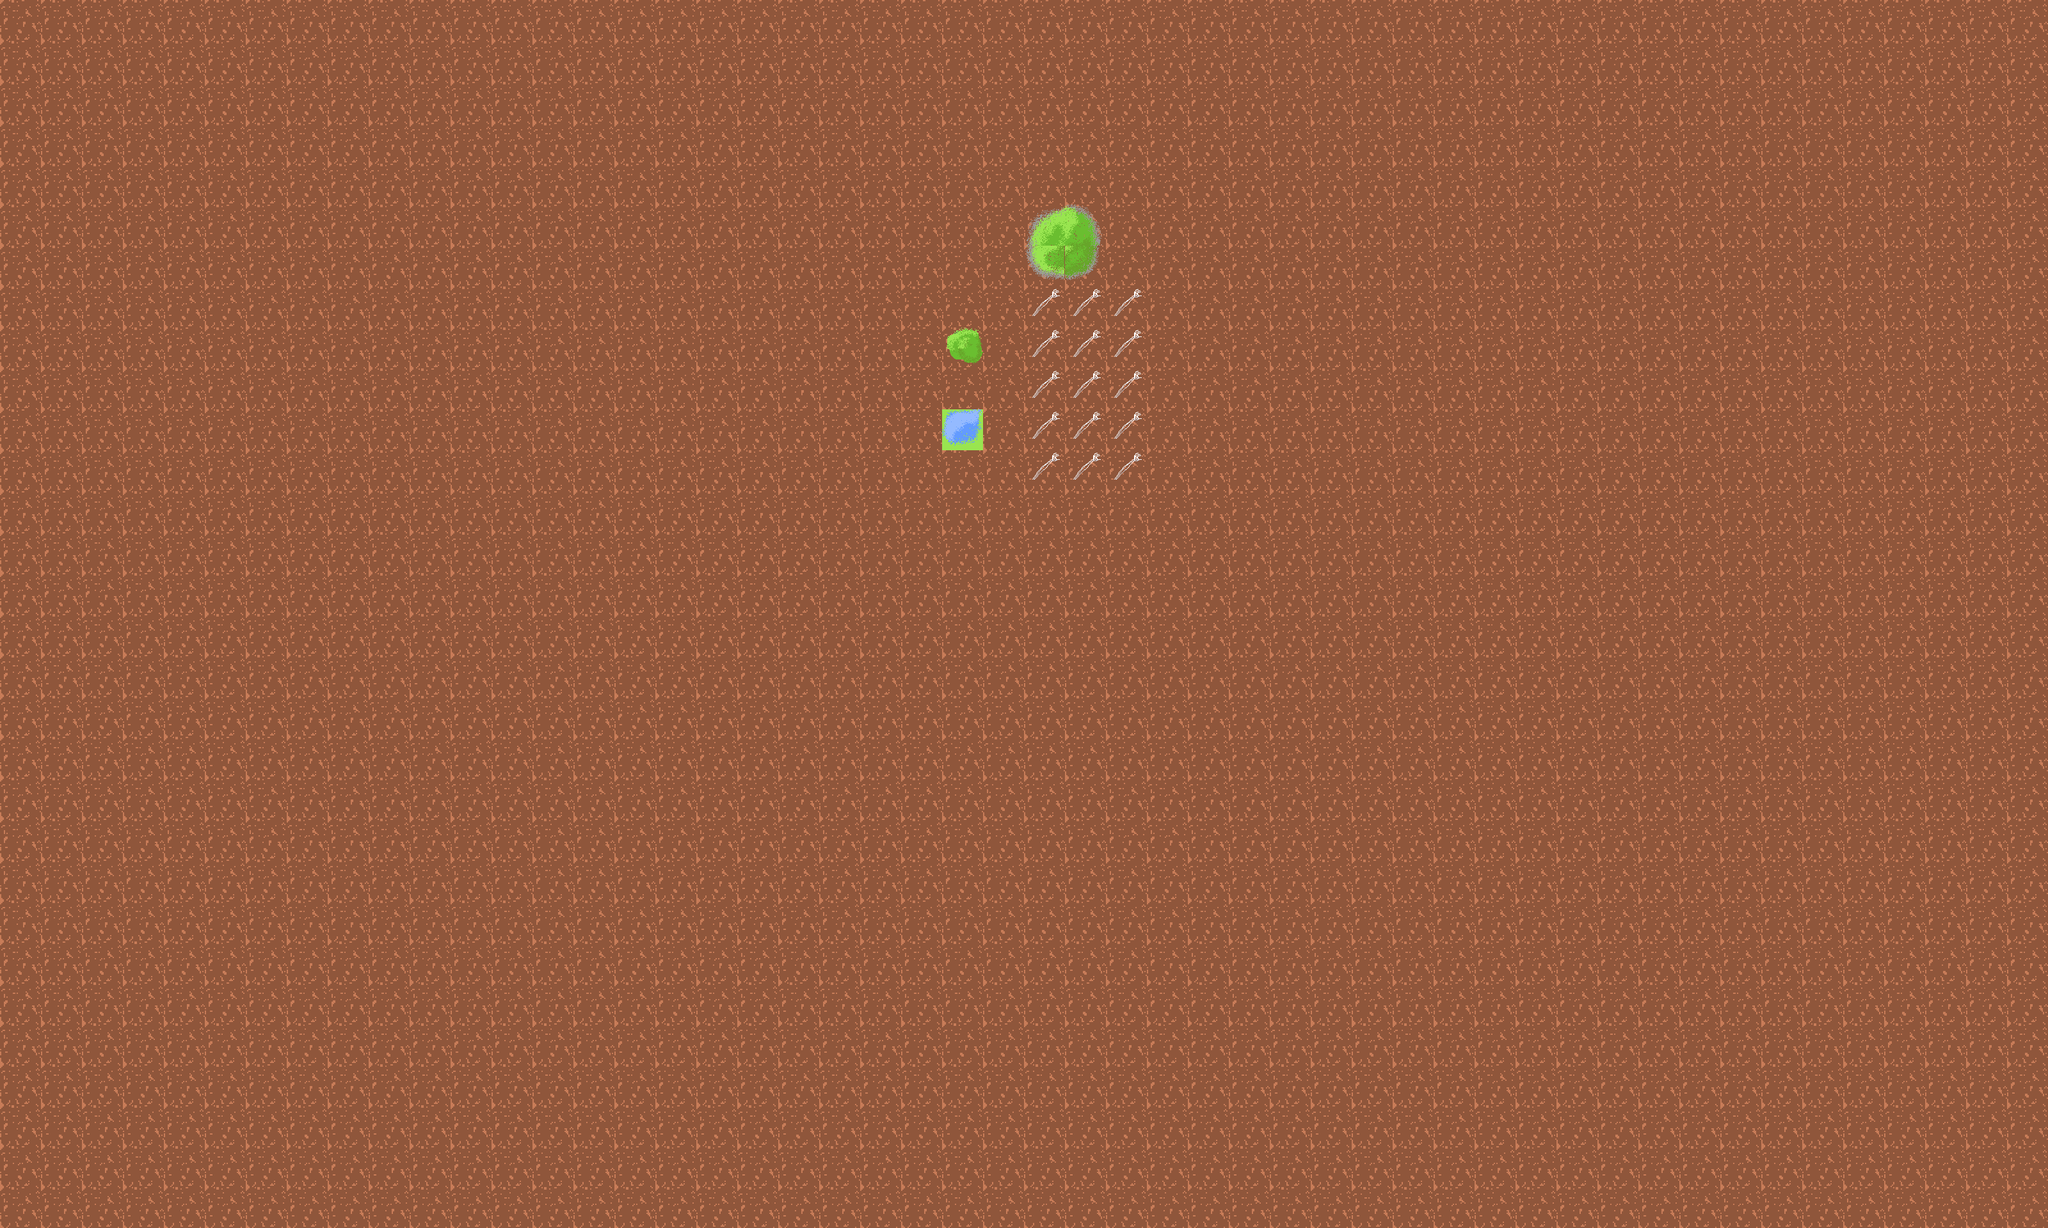

This game map was drawn from its Tiled (.tmx) file and the tilesets committed beside it. A one-line description and the full map source follow:
An orthogonal 50x30 tile map with 64x64 px tiles, 2 tile layers (Camada de Tiles 3, Camada de Tiles 2) and 6 objects (2x staff, 2x shotgun, player, zombie).

<map version="1.4" tiledversion="1.4.2" orientation="orthogonal" renderorder="right-down" width="50" height="30" tilewidth="64" tileheight="64" infinite="0" nextlayerid="7" nextobjectid="17">
 <tileset firstgid="1" name="Teste" tilewidth="64" tileheight="64" spacing="10" tilecount="540" columns="27">
  <image source="../img/spritesheet_tiles.png" width="1988" height="1470" />
 </tileset>
 <layer id="3" name="Camada de Tiles 3" width="50" height="30">
  <data encoding="csv">
6,6,6,6,6,6,6,6,6,6,6,6,6,6,6,6,6,6,6,6,6,6,6,6,6,6,6,6,6,6,6,6,6,6,6,6,6,6,6,6,6,6,6,6,6,6,6,6,6,6,
6,6,6,6,6,6,6,6,6,6,6,6,6,6,6,6,6,6,6,6,6,6,6,6,6,6,6,6,6,6,6,6,6,6,6,6,6,6,6,6,6,6,6,6,6,6,6,6,6,6,
6,6,6,6,6,6,6,6,6,6,6,6,6,6,6,6,6,6,6,6,6,6,6,6,6,6,6,6,6,6,6,6,6,6,6,6,6,6,6,6,6,6,6,6,6,6,6,6,6,6,
6,6,6,6,6,6,6,6,6,6,6,6,6,6,6,6,6,6,6,6,6,6,6,6,6,6,6,6,6,6,6,6,6,6,6,6,6,6,6,6,6,6,6,6,6,6,6,6,6,6,
6,6,6,6,6,6,6,6,6,6,6,6,6,6,6,6,6,6,6,6,6,6,6,6,6,6,6,6,6,6,6,6,6,6,6,6,6,6,6,6,6,6,6,6,6,6,6,6,6,6,
6,6,6,6,6,6,6,6,6,6,6,6,6,6,6,6,6,6,6,6,6,6,6,6,6,6,6,6,6,6,6,6,6,6,6,6,6,6,6,6,6,6,6,6,6,6,6,6,6,6,
6,6,6,6,6,6,6,6,6,6,6,6,6,6,6,6,6,6,6,6,6,6,6,6,6,6,6,6,6,6,6,6,6,6,6,6,6,6,6,6,6,6,6,6,6,6,6,6,6,6,
6,6,6,6,6,6,6,6,6,6,6,6,6,6,6,6,6,6,6,6,6,6,6,6,6,6,6,6,6,6,6,6,6,6,6,6,6,6,6,6,6,6,6,6,6,6,6,6,6,6,
6,6,6,6,6,6,6,6,6,6,6,6,6,6,6,6,6,6,6,6,6,6,6,6,6,6,6,6,6,6,6,6,6,6,6,6,6,6,6,6,6,6,6,6,6,6,6,6,6,6,
6,6,6,6,6,6,6,6,6,6,6,6,6,6,6,6,6,6,6,6,6,6,6,6,6,6,6,6,6,6,6,6,6,6,6,6,6,6,6,6,6,6,6,6,6,6,6,6,6,6,
6,6,6,6,6,6,6,6,6,6,6,6,6,6,6,6,6,6,6,6,6,6,6,6,6,6,6,6,6,6,6,6,6,6,6,6,6,6,6,6,6,6,6,6,6,6,6,6,6,6,
6,6,6,6,6,6,6,6,6,6,6,6,6,6,6,6,6,6,6,6,6,6,6,6,6,6,6,6,6,6,6,6,6,6,6,6,6,6,6,6,6,6,6,6,6,6,6,6,6,6,
6,6,6,6,6,6,6,6,6,6,6,6,6,6,6,6,6,6,6,6,6,6,6,6,6,6,6,6,6,6,6,6,6,6,6,6,6,6,6,6,6,6,6,6,6,6,6,6,6,6,
6,6,6,6,6,6,6,6,6,6,6,6,6,6,6,6,6,6,6,6,6,6,6,6,6,6,6,6,6,6,6,6,6,6,6,6,6,6,6,6,6,6,6,6,6,6,6,6,6,6,
6,6,6,6,6,6,6,6,6,6,6,6,6,6,6,6,6,6,6,6,6,6,6,6,6,6,6,6,6,6,6,6,6,6,6,6,6,6,6,6,6,6,6,6,6,6,6,6,6,6,
6,6,6,6,6,6,6,6,6,6,6,6,6,6,6,6,6,6,6,6,6,6,6,6,6,6,6,6,6,6,6,6,6,6,6,6,6,6,6,6,6,6,6,6,6,6,6,6,6,6,
6,6,6,6,6,6,6,6,6,6,6,6,6,6,6,6,6,6,6,6,6,6,6,6,6,6,6,6,6,6,6,6,6,6,6,6,6,6,6,6,6,6,6,6,6,6,6,6,6,6,
6,6,6,6,6,6,6,6,6,6,6,6,6,6,6,6,6,6,6,6,6,6,6,6,6,6,6,6,6,6,6,6,6,6,6,6,6,6,6,6,6,6,6,6,6,6,6,6,6,6,
6,6,6,6,6,6,6,6,6,6,6,6,6,6,6,6,6,6,6,6,6,6,6,6,6,6,6,6,6,6,6,6,6,6,6,6,6,6,6,6,6,6,6,6,6,6,6,6,6,6,
6,6,6,6,6,6,6,6,6,6,6,6,6,6,6,6,6,6,6,6,6,6,6,6,6,6,6,6,6,6,6,6,6,6,6,6,6,6,6,6,6,6,6,6,6,6,6,6,6,6,
6,6,6,6,6,6,6,6,6,6,6,6,6,6,6,6,6,6,6,6,6,6,6,6,6,6,6,6,6,6,6,6,6,6,6,6,6,6,6,6,6,6,6,6,6,6,6,6,6,6,
6,6,6,6,6,6,6,6,6,6,6,6,6,6,6,6,6,6,6,6,6,6,6,6,6,6,6,6,6,6,6,6,6,6,6,6,6,6,6,6,6,6,6,6,6,6,6,6,6,6,
6,6,6,6,6,6,6,6,6,6,6,6,6,6,6,6,6,6,6,6,6,6,6,6,6,6,6,6,6,6,6,6,6,6,6,6,6,6,6,6,6,6,6,6,6,6,6,6,6,6,
6,6,6,6,6,6,6,6,6,6,6,6,6,6,6,6,6,6,6,6,6,6,6,6,6,6,6,6,6,6,6,6,6,6,6,6,6,6,6,6,6,6,6,6,6,6,6,6,6,6,
6,6,6,6,6,6,6,6,6,6,6,6,6,6,6,6,6,6,6,6,6,6,6,6,6,6,6,6,6,6,6,6,6,6,6,6,6,6,6,6,6,6,6,6,6,6,6,6,6,6,
6,6,6,6,6,6,6,6,6,6,6,6,6,6,6,6,6,6,6,6,6,6,6,6,6,6,6,6,6,6,6,6,6,6,6,6,6,6,6,6,6,6,6,6,6,6,6,6,6,6,
6,6,6,6,6,6,6,6,6,6,6,6,6,6,6,6,6,6,6,6,6,6,6,6,6,6,6,6,6,6,6,6,6,6,6,6,6,6,6,6,6,6,6,6,6,6,6,6,6,6,
6,6,6,6,6,6,6,6,6,6,6,6,6,6,6,6,6,6,6,6,6,6,6,6,6,6,6,6,6,6,6,6,6,6,6,6,6,6,6,6,6,6,6,6,6,6,6,6,6,6,
6,6,6,6,6,6,6,6,6,6,6,6,6,6,6,6,6,6,6,6,6,6,6,6,6,6,6,6,6,6,6,6,6,6,6,6,6,6,6,6,6,6,6,6,6,6,6,6,6,6,
6,6,6,6,6,6,6,6,6,6,6,6,6,6,6,6,6,6,6,6,6,6,6,6,6,6,6,6,6,6,6,6,6,6,6,6,6,6,6,6,6,6,6,6,6,6,6,6,6,6
</data>
 </layer>
 <layer id="6" name="Camada de Tiles 2" width="50" height="30">
  <data encoding="csv">
0,0,0,0,0,0,0,0,0,0,0,0,0,0,0,0,0,0,0,0,0,0,0,0,0,0,0,0,0,0,0,0,0,0,0,0,0,0,0,0,0,0,0,0,0,0,0,0,0,0,
0,0,0,0,0,0,0,0,0,0,0,0,0,0,0,0,0,0,0,0,0,0,0,0,0,0,0,0,0,0,0,0,0,0,0,0,0,0,0,0,0,0,0,0,0,0,0,0,0,0,
0,0,0,0,0,0,0,0,0,0,0,0,0,0,0,0,0,0,0,0,0,0,0,0,0,0,0,0,0,0,0,0,0,0,0,0,0,0,0,0,0,0,0,0,0,0,0,0,0,0,
0,0,0,0,0,0,0,0,0,0,0,0,0,0,0,0,0,0,0,0,0,0,0,0,0,0,0,0,0,0,0,0,0,0,0,0,0,0,0,0,0,0,0,0,0,0,0,0,0,0,
0,0,0,0,0,0,0,0,0,0,0,0,0,0,0,0,0,0,0,0,0,0,0,0,0,0,0,0,0,0,0,0,0,0,0,0,0,0,0,0,0,0,0,0,0,0,0,0,0,0,
0,0,0,0,0,0,0,0,0,0,0,0,0,0,0,0,0,0,0,0,0,0,0,0,0,34,35,0,0,0,0,0,0,0,0,0,0,0,0,0,0,0,0,0,0,0,0,0,0,0,
0,0,0,0,0,0,0,0,0,0,0,0,0,0,0,0,0,0,0,0,0,0,0,0,0,37,36,0,0,0,0,0,0,0,0,0,0,0,0,0,0,0,0,0,0,0,0,0,0,0,
0,0,0,0,0,0,0,0,0,0,0,0,0,0,0,0,0,0,0,0,0,0,0,0,0,31,31,31,0,0,0,0,0,0,0,0,0,0,0,0,0,0,0,0,0,0,0,0,0,0,
0,0,0,0,0,0,0,0,0,0,0,0,0,0,0,0,0,0,0,0,0,0,0,32,0,31,31,31,0,0,0,0,0,0,0,0,0,0,0,0,0,0,0,0,0,0,0,0,0,0,
0,0,0,0,0,0,0,0,0,0,0,0,0,0,0,0,0,0,0,0,0,0,0,0,0,31,31,31,0,0,0,0,0,0,0,0,0,0,0,0,0,0,0,0,0,0,0,0,0,0,
0,0,0,0,0,0,0,0,0,0,0,0,0,0,0,0,0,0,0,0,0,0,0,33,0,31,31,31,0,0,0,0,0,0,0,0,0,0,0,0,0,0,0,0,0,0,0,0,0,0,
0,0,0,0,0,0,0,0,0,0,0,0,0,0,0,0,0,0,0,0,0,0,0,0,0,31,31,31,0,0,0,0,0,0,0,0,0,0,0,0,0,0,0,0,0,0,0,0,0,0,
0,0,0,0,0,0,0,0,0,0,0,0,0,0,0,0,0,0,0,0,0,0,0,0,0,0,0,0,0,0,0,0,0,0,0,0,0,0,0,0,0,0,0,0,0,0,0,0,0,0,
0,0,0,0,0,0,0,0,0,0,0,0,0,0,0,0,0,0,0,0,0,0,0,0,0,0,0,0,0,0,0,0,0,0,0,0,0,0,0,0,0,0,0,0,0,0,0,0,0,0,
0,0,0,0,0,0,0,0,0,0,0,0,0,0,0,0,0,0,0,0,0,0,0,0,0,0,0,0,0,0,0,0,0,0,0,0,0,0,0,0,0,0,0,0,0,0,0,0,0,0,
0,0,0,0,0,0,0,0,0,0,0,0,0,0,0,0,0,0,0,0,0,0,0,0,0,0,0,0,0,0,0,0,0,0,0,0,0,0,0,0,0,0,0,0,0,0,0,0,0,0,
0,0,0,0,0,0,0,0,0,0,0,0,0,0,0,0,0,0,0,0,0,0,0,0,0,0,0,0,0,0,0,0,0,0,0,0,0,0,0,0,0,0,0,0,0,0,0,0,0,0,
0,0,0,0,0,0,0,0,0,0,0,0,0,0,0,0,0,0,0,0,0,0,0,0,0,0,0,0,0,0,0,0,0,0,0,0,0,0,0,0,0,0,0,0,0,0,0,0,0,0,
0,0,0,0,0,0,0,0,0,0,0,0,0,0,0,0,0,0,0,0,0,0,0,0,0,0,0,0,0,0,0,0,0,0,0,0,0,0,0,0,0,0,0,0,0,0,0,0,0,0,
0,0,0,0,0,0,0,0,0,0,0,0,0,0,0,0,0,0,0,0,0,0,0,0,0,0,0,0,0,0,0,0,0,0,0,0,0,0,0,0,0,0,0,0,0,0,0,0,0,0,
0,0,0,0,0,0,0,0,0,0,0,0,0,0,0,0,0,0,0,0,0,0,0,0,0,0,0,0,0,0,0,0,0,0,0,0,0,0,0,0,0,0,0,0,0,0,0,0,0,0,
0,0,0,0,0,0,0,0,0,0,0,0,0,0,0,0,0,0,0,0,0,0,0,0,0,0,0,0,0,0,0,0,0,0,0,0,0,0,0,0,0,0,0,0,0,0,0,0,0,0,
0,0,0,0,0,0,0,0,0,0,0,0,0,0,0,0,0,0,0,0,0,0,0,0,0,0,0,0,0,0,0,0,0,0,0,0,0,0,0,0,0,0,0,0,0,0,0,0,0,0,
0,0,0,0,0,0,0,0,0,0,0,0,0,0,0,0,0,0,0,0,0,0,0,0,0,0,0,0,0,0,0,0,0,0,0,0,0,0,0,0,0,0,0,0,0,0,0,0,0,0,
0,0,0,0,0,0,0,0,0,0,0,0,0,0,0,0,0,0,0,0,0,0,0,0,0,0,0,0,0,0,0,0,0,0,0,0,0,0,0,0,0,0,0,0,0,0,0,0,0,0,
0,0,0,0,0,0,0,0,0,0,0,0,0,0,0,0,0,0,0,0,0,0,0,0,0,0,0,0,0,0,0,0,0,0,0,0,0,0,0,0,0,0,0,0,0,0,0,0,0,0,
0,0,0,0,0,0,0,0,0,0,0,0,0,0,0,0,0,0,0,0,0,0,0,0,0,0,0,0,0,0,0,0,0,0,0,0,0,0,0,0,0,0,0,0,0,0,0,0,0,0,
0,0,0,0,0,0,0,0,0,0,0,0,0,0,0,0,0,0,0,0,0,0,0,0,0,0,0,0,0,0,0,0,0,0,0,0,0,0,0,0,0,0,0,0,0,0,0,0,0,0,
0,0,0,0,0,0,0,0,0,0,0,0,0,0,0,0,0,0,0,0,0,0,0,0,0,0,0,0,0,0,0,0,0,0,0,0,0,0,0,0,0,0,0,0,0,0,0,0,0,0,
0,0,0,0,0,0,0,0,0,0,0,0,0,0,0,0,0,0,0,0,0,0,0,0,0,0,0,0,0,0,0,0,0,0,0,0,0,0,0,0,0,0,0,0,0,0,0,0,0,0
</data>
 </layer>
 <objectgroup id="4" name="Camada de Objetos 1">
  <object id="1" name="player" x="112" y="64" width="100" height="96" />
  <object id="3" name="zombie" x="482" y="192" width="188" height="152" />
  <object id="12" name="staff" x="241" y="385" width="93" height="76" />
  <object id="14" name="shotgun" x="184" y="581" width="187" height="107" />
  <object id="15" name="shotgun" x="523" y="456" width="176" height="107" />
  <object id="16" name="staff" x="482" y="685" width="134" height="86" />
 </objectgroup>
</map>
